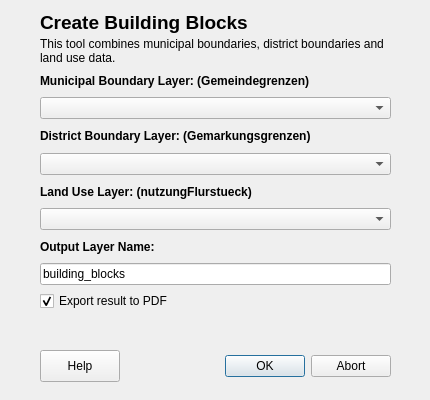
<?xml version="1.0" encoding="UTF-8"?>
<ui version="4.0">
 <class>Dialog</class>
 <widget class="QDialog" name="Dialog">
  <property name="geometry">
   <rect>
    <x>0</x>
    <y>0</y>
    <width>430</width>
    <height>400</height>
   </rect>
  </property>
  <property name="windowTitle">
   <string>Building Blocks Creator</string>
  </property>
  <widget class="QDialogButtonBox" name="buttonBox">
   <property name="geometry">
    <rect>
     <x>130</x>
     <y>350</y>
     <width>261</width>
     <height>32</height>
    </rect>
   </property>
   <property name="orientation">
    <enum>Qt::Horizontal</enum>
   </property>
   <property name="standardButtons">
    <set>QDialogButtonBox::Abort|QDialogButtonBox::Ok</set>
   </property>
  </widget>
  <widget class="QPushButton" name="helpButton">
   <property name="geometry">
    <rect>
     <x>40</x>
     <y>350</y>
     <width>80</width>
     <height>32</height>
    </rect>
   </property>
   <property name="text">
    <string>Help</string>
   </property>
   <property name="toolTip">
    <string>Show help for Building Blocks creation</string>
   </property>
  </widget>
  <widget class="QLabel" name="titleLabel">
   <property name="geometry">
    <rect>
     <x>40</x>
     <y>10</y>
     <width>350</width>
     <height>25</height>
    </rect>
   </property>
   <property name="font">
    <font>
     <pointsize>14</pointsize>
     <weight>75</weight>
     <bold>true</bold>
    </font>
   </property>
   <property name="text">
    <string>Create Building Blocks</string>
   </property>
  </widget>
  <widget class="QLabel" name="subtitleLabel">
   <property name="geometry">
    <rect>
     <x>40</x>
     <y>35</y>
     <width>350</width>
     <height>32</height>
    </rect>
   </property>
   <property name="text">
    <string>This tool combines municipal boundaries, district boundaries and land use data.</string>
   </property>
   <property name="wordWrap">
    <bool>true</bool>
   </property>
  </widget>
  <widget class="QWidget" name="verticalLayoutWidget">
   <property name="geometry">
    <rect>
     <x>40</x>
     <y>70</y>
     <width>351</width>
     <height>241</height>
    </rect>
   </property>
   <layout class="QVBoxLayout" name="verticalLayout">
    <item>
     <widget class="QLabel" name="label">
      <property name="text">
       <string>Municipal Boundary Layer: (Gemeindegrenzen)</string>
      </property>
      <property name="font">
       <font>
        <weight>75</weight>
        <bold>true</bold>
       </font>
      </property>
     </widget>
    </item>
    <item>
     <widget class="QgsMapLayerComboBox" name="communityLayerCombo">
      <property name="toolTip">
       <string>Select the municipal boundary layer</string>
      </property>
     </widget>
    </item>
    <item>
     <widget class="QLabel" name="label_2">
      <property name="text">
       <string>District Boundary Layer: (Gemarkungsgrenzen)</string>
      </property>
      <property name="font">
       <font>
        <weight>75</weight>
        <bold>true</bold>
       </font>
      </property>
     </widget>
    </item>
    <item>
     <widget class="QgsMapLayerComboBox" name="gemarkungLayerCombo">
      <property name="toolTip">
       <string>Select the district boundary layer</string>
      </property>
     </widget>
    </item>
    <item>
     <widget class="QLabel" name="label_3">
      <property name="text">
       <string>Land Use Layer: (nutzungFlurstueck)</string>
      </property>
      <property name="font">
       <font>
        <weight>75</weight>
        <bold>true</bold>
       </font>
      </property>
     </widget>
    </item>
    <item>
     <widget class="QgsMapLayerComboBox" name="usageLayerCombo">
      <property name="toolTip">
       <string>Select the land use layer</string>
      </property>
     </widget>
    </item>
    <item>
     <widget class="QLabel" name="label_4">
      <property name="text">
       <string>Output Layer Name:</string>
      </property>
      <property name="font">
       <font>
        <weight>75</weight>
        <bold>true</bold>
       </font>
      </property>
     </widget>
    </item>
    <item>
     <widget class="QLineEdit" name="outputNameEdit">
      <property name="toolTip">
       <string>Name for the output building blocks layer</string>
      </property>
      <property name="text">
       <string>building_blocks</string>
      </property>
     </widget>
    </item>
    <item>
     <widget class="QCheckBox" name="exportToPdfCheckBox">
      <property name="text">
       <string>Export result to PDF</string>
      </property>
      <property name="checked">
       <bool>true</bool>
      </property>
     </widget>
    </item>
   </layout>
  </widget>
 </widget>
 <customwidgets>
  <customwidget>
   <class>QgsMapLayerComboBox</class>
   <extends>QComboBox</extends>
   <header>qgsmaplayercombobox.h</header>
  </customwidget>
 </customwidgets>
 <resources/>
 <connections>
  <connection>
   <sender>buttonBox</sender>
   <signal>accepted()</signal>
   <receiver>Dialog</receiver>
   <slot>accept()</slot>
   <hints>
    <hint type="sourcelabel">
     <x>248</x>
     <y>254</y>
    </hint>
    <hint type="destinationlabel">
     <x>157</x>
     <y>274</y>
    </hint>
   </hints>
  </connection>
  <connection>
   <sender>buttonBox</sender>
   <signal>rejected()</signal>
   <receiver>Dialog</receiver>
   <slot>reject()</slot>
   <hints>
    <hint type="sourcelabel">
     <x>316</x>
     <y>260</y>
    </hint>
    <hint type="destinationlabel">
     <x>286</x>
     <y>274</y>
    </hint>
   </hints>
  </connection>
 </connections>
</ui>
